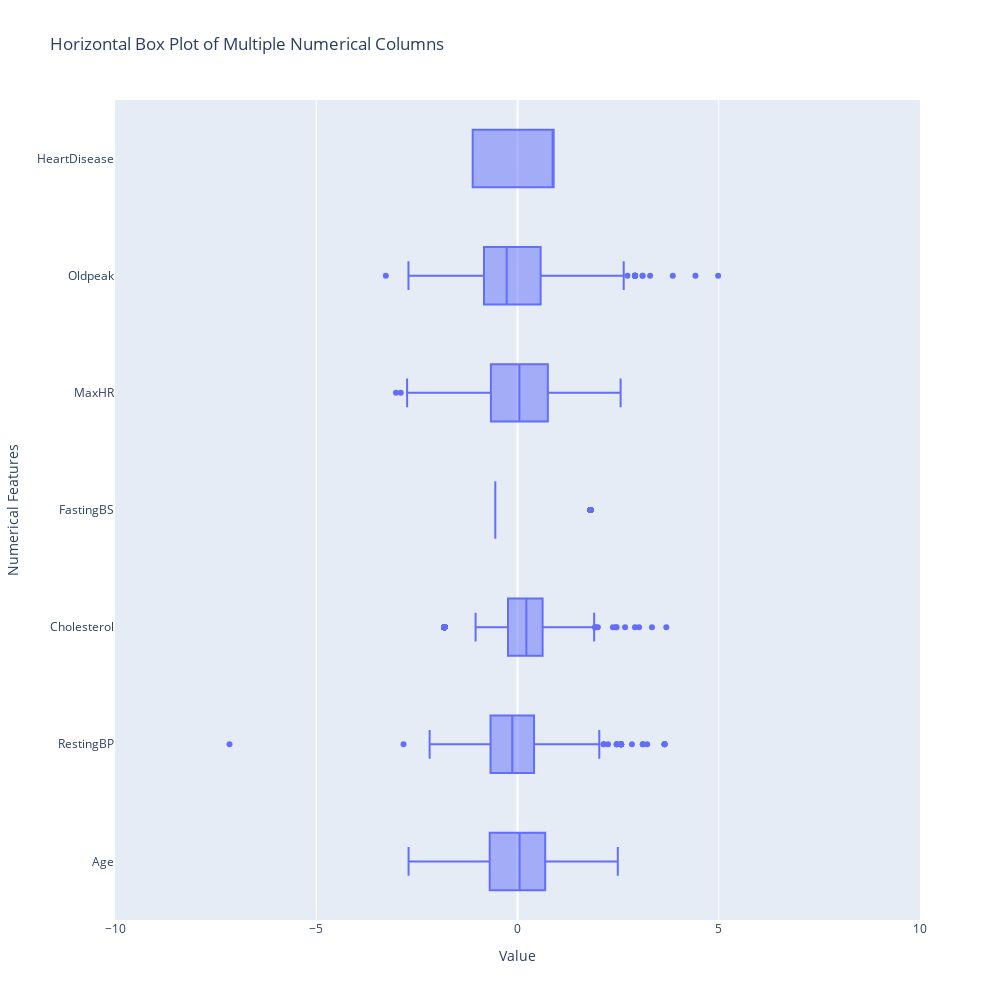

Notebook code for this chart:
### Code cell
from sklearn.preprocessing import MinMaxScaler, StandardScaler
import plotly.express as px

numerical_df = df.select_dtypes(include=['int64', 'float64'])

# Perform Min-Max Scaling
standard_scaler = StandardScaler()
scaled_numerical_df_standard = standard_scaler.fit_transform(numerical_df)


scaled_numerical_df_standard = pd.DataFrame(scaled_numerical_df_standard, columns=numerical_df.columns)
# Create the horizontal box plot using Plotly Express
fig = px.box(scaled_numerical_df_standard, 
             orientation='h',
             title='Horizontal Box Plot of Multiple Numerical Columns',
             labels={'variable': 'Numerical Features', 'value': 'Value'})

# Show the plot

max_value_xaxis = 10  # Set the maximum value as per your requirement
fig.update_xaxes(range=[-max_value_xaxis, max_value_xaxis])
fig.update_layout(width=1000, height=1000)
fig.show()

### Figure 1 — Plotly figure (JSON) as saved in the notebook; plotly's stock layout.template omitted (floating-point values rounded to 4 significant figures; data arrays with more than 128 entries replaced by an {"elided": "..."} marker saying what was removed)
{"data": [{"alignmentgroup": "True", "hovertemplate": "Value=%{x}<br>Numerical Features=%{y}<extra></extra>", "legendgroup": "", "marker": {"color": "#636efa"}, "name": "", "notched": false, "offsetgroup": "", "orientation": "h", "showlegend": false, "type": "box", "x": {"elided": "6426 float values"}, "x0": " ", "xaxis": "x", "y": {"elided": "6426 str values"}, "y0": " ", "yaxis": "y"}], "layout": {"boxmode": "group", "height": 1000, "legend": {"tracegroupgap": 0}, "title": {"text": "Horizontal Box Plot of Multiple Numerical Columns"}, "width": 1000, "xaxis": {"anchor": "y", "domain": [0, 1], "range": [-10, 10], "title": {"text": "Value"}}, "yaxis": {"anchor": "x", "domain": [0, 1], "title": {"text": "Numerical Features"}}}}
